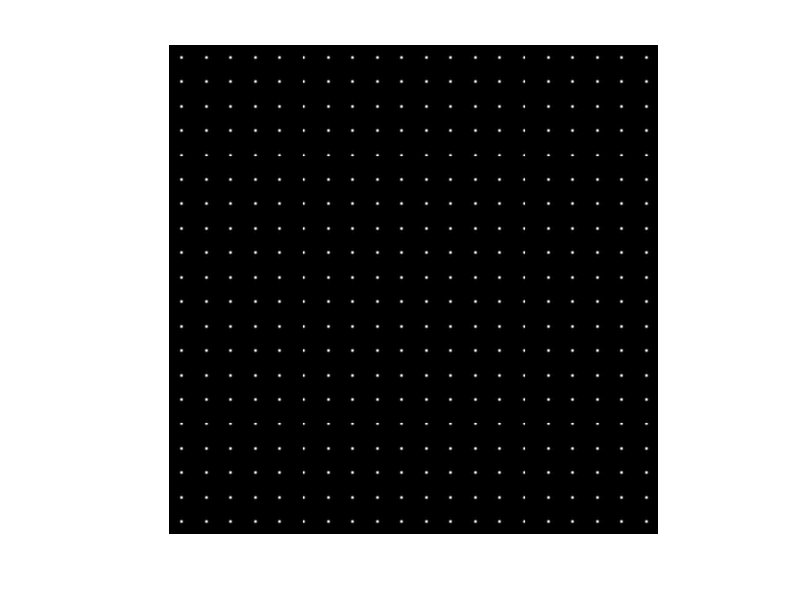

Recreate this plot in MATLAB. (Note: this script raises an error after producing the figure.)
clear;  
clc;
close all;
% Generates a hartmannograms for further processing in the WFS7

%%  SHWFS parameters
Lambda=0.65e-6;                 % wavelength [m]
k=2*pi/Lambda;                  % wavenumber

Pixels_X=500;                   % image pixels on the X axis
Pixels_Y=500;                   % image pixels on the Y axis
PixelSize=5.5e-6;               % pixel size [m]
Pitch=137.5e-6;                 % microlens size [m]
ML_focal=3.2e-3;                % focal dist [m]
Bits=8;                         % camera bit rate
ApertDiam=Pixels_X*PixelSize;   % diameter of the full aperture [m]
ApertRad=ApertDiam/2;           % radius of the full aperture [m]

L_X=Pixels_X*PixelSize;                    % sensor area on the X axis [m]
L_Y=Pixels_Y*PixelSize;                    % sensor area on the Y axis [m]
ML_Pixels=round(Pitch/PixelSize);          % pixels in CCD to each microlens

NumberLens_X=floor(Pixels_X/ML_Pixels);    % number of lenses in the array 
NumberLens_Y=floor(Pixels_Y/ML_Pixels);    % on the X and Y axis

% Set through the distance from the source to the sensor:
L_def=0.4;                                          %distance between the source and the SHWFS [m]
Defocus=(L_def-sqrt(L_def^2-(ApertDiam/2)^2))/2;    %in [m]  
disp(Defocus*10^6);

%%  Reference
IntXY_Ref=zeros(ML_Pixels);
H_ref={};
% Creating integration limits
ab = 1:ML_Pixels; cd = ab;
A = -Pitch/2+PixelSize*(ab-1);
B = -Pitch/2+PixelSize*ab;
C = -Pitch/2+PixelSize*(cd-1);
D = -Pitch/2+PixelSize*cd;
% Diffraction spot in one subaperture
for i=1:ML_Pixels
    Intensity=@(x,y) (sinc(Pitch*x/Lambda/ML_focal)).^2.*(sinc(Pitch*y/Lambda/ML_focal)).^2;
    for k=1:ML_Pixels
        IntXY_Ref(i,k)=integral2(Intensity,A(i),B(i),C(k),D(k));
    end
end
% Сonversion to digitized intensity in the camera (by bit)
MaxIntens=max(max(IntXY_Ref(:,:),[],1));
MinIntens=MaxIntens/(2^Bits-1);
IntensityPixelised=fix(IntXY_Ref(:,:)./MinIntens).*MinIntens/max(max(IntXY_Ref)); 
% Сombining into a single matrix (reference hartmannogram)
for N=1:NumberLens_X
    for M=1:NumberLens_Y
        H_ref{N,M}=IntensityPixelised;
    end
end
H_ref=cell2mat(H_ref);
% Output of the reference hartmannogram
figure('Name','Reference hartmannogram');
imshow(H_ref,[]);
% Save to the "Hartmannograms" folder 
imwrite(H_ref,'Hartmannograms\Hartmannogram_REF_500.bmp'); 

%%  Introduction slopes
% Сoordinates of subaperture centers 
ML_Center = Pitch/2;
k=1;
for i=0:NumberLens_X-1
    MLA_Centerx(k) = -L_X/2+i*Pitch+ML_Center;
    k=k+1;
end
MLA_Centery = MLA_Centerx;
% Matrices of centers on axes X and Y:
[MLA_CenterX,MLA_CenterY]=meshgrid(MLA_Centerx,MLA_Centery);

% Wavefront calculation (using the "deriv.m" program
[WF_derivX,WF_derivY] = deriv(MLA_CenterX,MLA_CenterY,L_def);

% Shift calculation
ShiftX = WF_derivX * ML_focal;
ShiftY = WF_derivY * ML_focal;

% For setting shifts individually:
% ShiftX = ones(20)*PixelSize;      % the offset is equal to the pixel size 
% ShiftY = zeros(20);               % the offset is equal to zero

%%  Hartmannogram of the distorted wavefront
tic
IntXY=zeros(ML_Pixels); 
H={};
for N=1:NumberLens_X
    if (mod(N,2)==0)
        wb=waitbar(N/NumberLens_X);
    end
    for M=1:NumberLens_Y
        Intensity=@(x,y) (sinc(Pitch*(x-ShiftX(N,M))/Lambda/ML_focal)).^2.*...
            (sinc(Pitch*(y-ShiftY(N,M))/Lambda/ML_focal)).^2;
        for i=1:ML_Pixels
            for k=1:ML_Pixels
                IntXY(i,k)=integral2(Intensity,A(i),B(i),C(k),D(k));
            end
        end
    % Сonversion to digitized intensity in the camera (by bit)
    MaxIntens=max(max(IntXY(:,:),[],1));
    MinIntens=MaxIntens/(2^Bits-1);
    IntensityPixelised=fix(IntXY(:,:)./MinIntens).*MinIntens/max(max(IntXY)); 
    % Recording an intensity pattern for one subaperture (N,M)
    H{N,M}=IntensityPixelised;
    end
end
delete(wb);
toc
% Сombining into a single matrix (hartmannogram)
H=cell2mat(H);
% Output of the reference hartmannogram
figure('Name','Processed hartmannogram');
imshow(H,[]);
% Save to the "Hartmannograms" folder 
imwrite(H,'Hartmannograms\Hartmannogram_DEF_500.bmp');

%%  Writing reference and shifts to a file 
% Data for reference
k=1;
for i=0:NumberLens_X-1
    MLA_Centerx_px(k) = (0+i*Pitch+ML_Center)/PixelSize;
    k=k+1;
end
MLA_Centery_px = MLA_Centerx_px;
[MLA_CenterX_px,MLA_CenterY_px]=meshgrid(MLA_Centerx_px,MLA_Centery_px);

MLA_CenterXr = reshape(MLA_CenterX_px',400,1);
MLA_CenterYr = reshape(MLA_CenterY_px',400,1);
LeftTopX = MLA_CenterXr - Pitch/(2*PixelSize);
LeftTopY = MLA_CenterYr - Pitch/(2*PixelSize);
RightBottomX = MLA_CenterXr + Pitch/(2*PixelSize);
RightBottomY = MLA_CenterYr + Pitch/(2*PixelSize);
Data = zeros(2400,1);
Data(1:6:end,:) = MLA_CenterXr;
Data(2:6:end,:) = MLA_CenterYr;
Data(3:6:end,:) = LeftTopX;
Data(4:6:end,:) = LeftTopY;
Data(5:6:end,:) = RightBottomX;
Data(6:6:end,:) = RightBottomY;

% Data for shifts
Shift_X = reshape((ShiftX/PixelSize)',400,1);
Shift_Y = reshape((ShiftY/PixelSize)',400,1);
New_CenterX = MLA_CenterXr + Shift_X;
New_CenterY = MLA_CenterYr + Shift_Y;
Shift_Centers = zeros(800,1);
Shift_Centers(1:2:end,:) = New_CenterX;
Shift_Centers(2:2:end,:) = New_CenterY;

% Creating a reference file
fig1 = fopen('Files_txt\Reference.txt', 'w'); 
fprintf(fig1, '%d\n',Pixels_X);             % image width in pixels
fprintf(fig1, '%d\n',Pixels_Y);             % image height in pixels
fprintf(fig1, '%5.6f\n',Lambda*10^6);       % wavelength [um]
fprintf(fig1, '%5.6f\n',PixelSize*10^6);    % pixel size [um]
fprintf(fig1, '%5.6f\n',ML_focal*10^3);     % focal length [mm]
fprintf(fig1, '%5.6f\n',Pitch*10^3);        % pitch size [mm]
fprintf(fig1, '%1.10f\n',Data); 
fclose(fig1);

% Creating a processed file
fig2 = fopen('Files_txt\Shifted_centers.txt', 'w'); 
fprintf(fig2, '%5.10f\n', Shift_Centers);   % shifting the centers [m]
fclose(fig2);